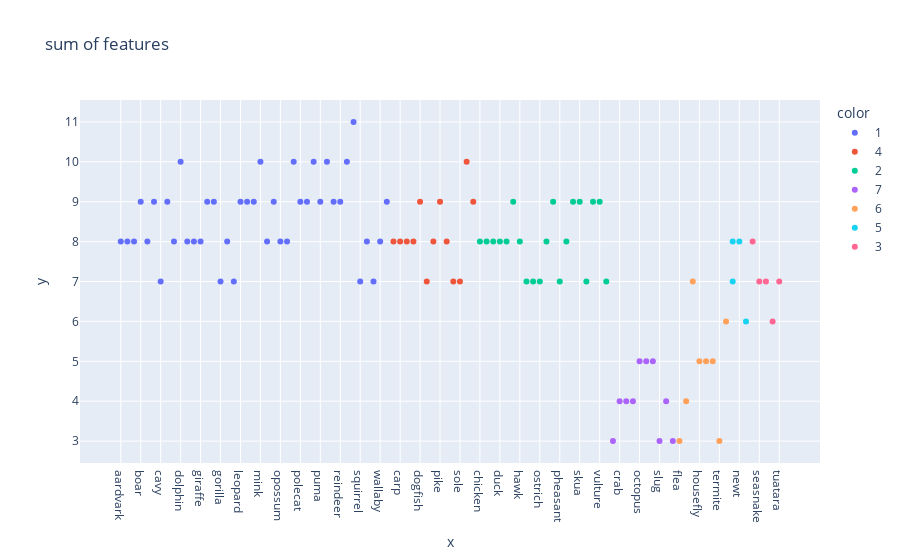

The cell this chart's notebook holds for it:
### Code cell
fig = ex.scatter(x=df["name"], y=[np.sum(f) for f in df["features"]], color=df["type"], title="sum of features")
fig.show()

### Figure 1 — Plotly figure (JSON) as saved in the notebook; plotly's stock layout.template omitted (floating-point values rounded to 4 significant figures)
{"data": [{"hovertemplate": "color=1<br>x=%{x}<br>y=%{y}<extra></extra>", "legendgroup": "1", "marker": {"color": "#636efa", "symbol": "circle"}, "mode": "markers", "name": "1", "orientation": "v", "showlegend": true, "type": "scatter", "x": ["aardvark", "antelope", "bear", "boar", "buffalo", "calf", "cavy", "cheetah", "deer", "dolphin", "elephant", "fruitbat", "giraffe", "girl", "goat", "gorilla", "hamster", "hare", "leopard", "lion", "lynx", "mink", "mole", "mongoose", "opossum", "oryx", "platypus", "polecat", "pony", "porpoise", "puma", "pussycat", "raccoon", "reindeer", "seal", "sealion", "squirrel", "vampire", "vole", "wallaby", "wolf"], "xaxis": "x", "y": [8, 8, 8, 9, 8, 9, 7, 9, 8, 10, 8, 8, 8, 9, 9, 7, 8, 7, 9, 9, 9, 10, 8, 9, 8, 8, 10, 9, 9, 10, 9, 10, 9, 9, 10, 11, 7, 8, 7, 8, 9], "yaxis": "y"}, {"hovertemplate": "color=4<br>x=%{x}<br>y=%{y}<extra></extra>", "legendgroup": "4", "marker": {"color": "#EF553B", "symbol": "circle"}, "mode": "markers", "name": "4", "orientation": "v", "showlegend": true, "type": "scatter", "x": ["bass", "carp", "catfish", "chub", "dogfish", "haddock", "herring", "pike", "piranha", "seahorse", "sole", "stingray", "tuna"], "xaxis": "x", "y": [8, 8, 8, 8, 9, 7, 8, 9, 8, 7, 7, 10, 9], "yaxis": "y"}, {"hovertemplate": "color=2<br>x=%{x}<br>y=%{y}<extra></extra>", "legendgroup": "2", "marker": {"color": "#00cc96", "symbol": "circle"}, "mode": "markers", "name": "2", "orientation": "v", "showlegend": true, "type": "scatter", "x": ["chicken", "crow", "dove", "duck", "flamingo", "gull", "hawk", "kiwi", "lark", "ostrich", "parakeet", "penguin", "pheasant", "rhea", "skimmer", "skua", "sparrow", "swan", "vulture", "wren"], "xaxis": "x", "y": [8, 8, 8, 8, 8, 9, 8, 7, 7, 7, 8, 9, 7, 8, 9, 9, 7, 9, 9, 7], "yaxis": "y"}, {"hovertemplate": "color=7<br>x=%{x}<br>y=%{y}<extra></extra>", "legendgroup": "7", "marker": {"color": "#ab63fa", "symbol": "circle"}, "mode": "markers", "name": "7", "orientation": "v", "showlegend": true, "type": "scatter", "x": ["clam", "crab", "crayfish", "lobster", "octopus", "scorpion", "seawasp", "slug", "starfish", "worm"], "xaxis": "x", "y": [3, 4, 4, 4, 5, 5, 5, 3, 4, 3], "yaxis": "y"}, {"hovertemplate": "color=6<br>x=%{x}<br>y=%{y}<extra></extra>", "legendgroup": "6", "marker": {"color": "#FFA15A", "symbol": "circle"}, "mode": "markers", "name": "6", "orientation": "v", "showlegend": true, "type": "scatter", "x": ["flea", "gnat", "honeybee", "housefly", "ladybird", "moth", "termite", "wasp"], "xaxis": "x", "y": [3, 4, 7, 5, 5, 5, 3, 6], "yaxis": "y"}, {"hovertemplate": "color=5<br>x=%{x}<br>y=%{y}<extra></extra>", "legendgroup": "5", "marker": {"color": "#19d3f3", "symbol": "circle"}, "mode": "markers", "name": "5", "orientation": "v", "showlegend": true, "type": "scatter", "x": ["frog", "frog", "newt", "toad"], "xaxis": "x", "y": [7, 8, 8, 6], "yaxis": "y"}, {"hovertemplate": "color=3<br>x=%{x}<br>y=%{y}<extra></extra>", "legendgroup": "3", "marker": {"color": "#FF6692", "symbol": "circle"}, "mode": "markers", "name": "3", "orientation": "v", "showlegend": true, "type": "scatter", "x": ["pitviper", "seasnake", "slowworm", "tortoise", "tuatara"], "xaxis": "x", "y": [8, 7, 7, 6, 7], "yaxis": "y"}], "layout": {"legend": {"title": {"text": "color"}, "tracegroupgap": 0}, "title": {"text": "sum of features"}, "xaxis": {"anchor": "y", "domain": [0, 1], "title": {"text": "x"}}, "yaxis": {"anchor": "x", "domain": [0, 1], "title": {"text": "y"}}}}
